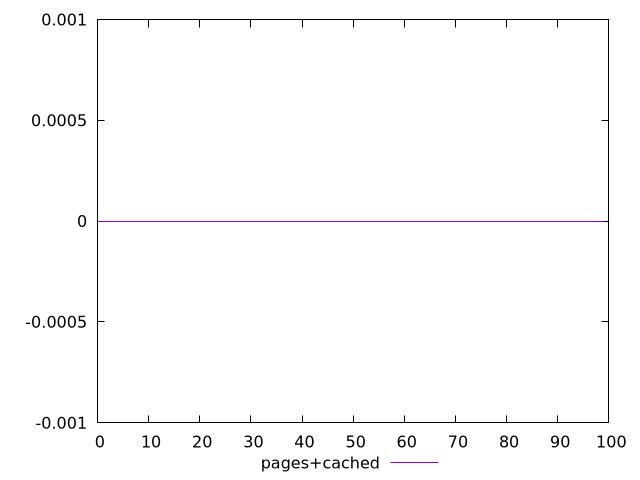

gnuplot code for this plot:
$_pagesCached <<EOF
0
0
0
0
0
0
0
0
0
0
0
0
0
0
0
0
0
0
0
0
0
0
0
0
0
0
0
0
0
0
0
0
0
0
0
0
0
0
0
0
0
0
0
0
0
0
0
0
0
0
0
0
0
0
0
0
0
0
0
0
0
0
0
0
0
0
0
0
0
0
0
0
0
0
0
0
0
0
0
0
0
0
0
0
0
0
0
0
0
0
0
0
0
0
0
0
0
0
0
0
EOF
set key outside below
set terminal pngcairo
set output "report_00005_2020-11-02T22-26-11.212Z/uses-webp-images/pages+cached//score.png"
set yrange [-0.001:0.001]
plot $_pagesCached title "pages+cached" with line ,
